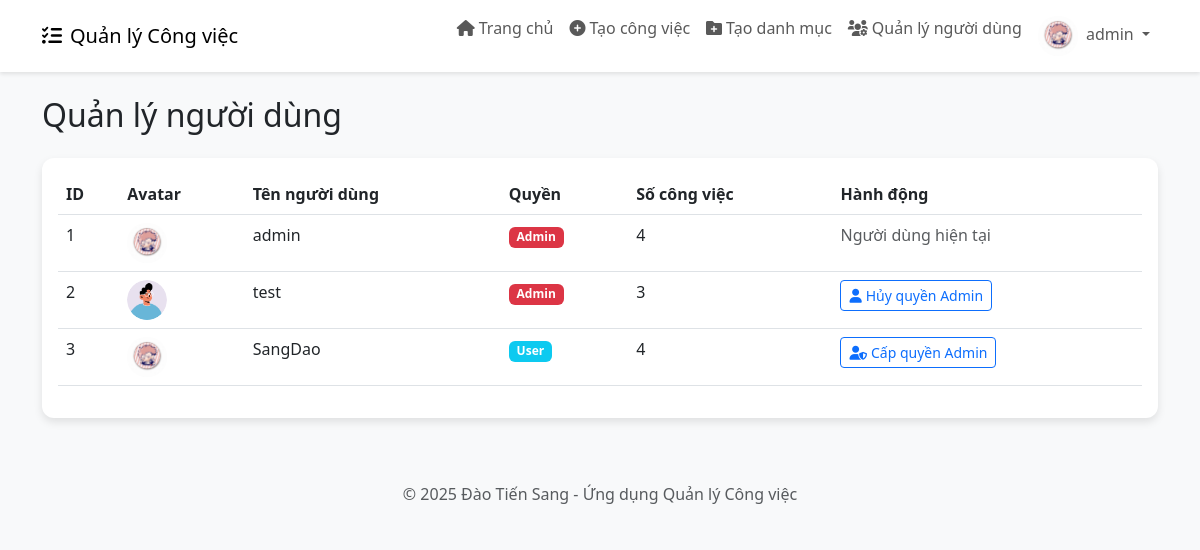
/admin/users (signed in), run on an earlier commit of the app's database.
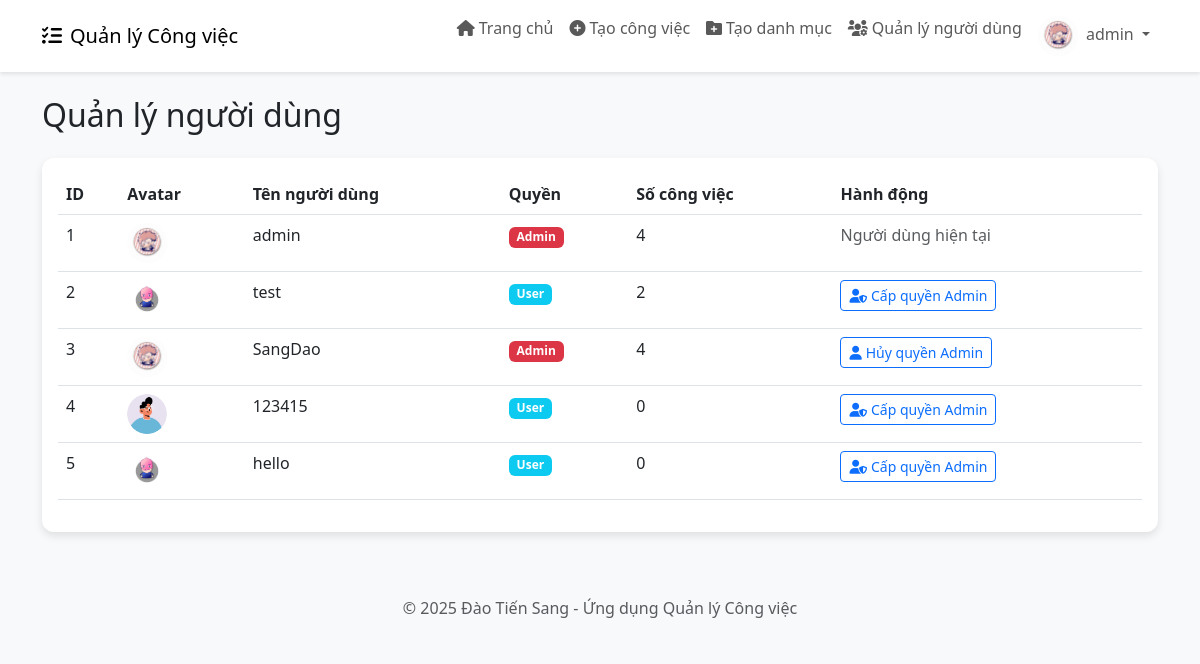
And on a later commit of the database.
### app.py (models this page shows)
class User(db.Model):
    id = db.Column(db.Integer, primary_key=True)
    username = db.Column(db.String(80), unique=True, nullable=False)
    password = db.Column(db.String(200), nullable=False)
    avatar = db.Column(db.String(200), nullable=True, default='default-avatar.png')
    is_admin = db.Column(db.Boolean, default=False)
    tasks = db.relationship('Task', backref='user', lazy=True)

### app.py (the view)
@app.route('/admin/users')
def admin_users():
    if 'user_id' not in session or not session.get('is_admin'):
        return redirect(url_for('login'))
    users = User.query.all()
    return render_template('admin_users.html', users=users)

### templates/admin_users.html
{% extends 'base.html' %}
{% block content %}
<h2 class="mb-4">Quản lý người dùng</h2>
<div class="card">
    <div class="card-body">
        <div class="table-responsive">
            <table class="table table-hover">
                <thead>
                    <tr>
                        <th>ID</th>
                        <th>Avatar</th>
                        <th>Tên người dùng</th>
                        <th>Quyền</th>
                        <th>Số công việc</th>
                        <th>Hành động</th>
                    </tr>
                </thead>
                <tbody>
                    {% for user in users %}
                    <tr>
                        <td>{{ user.id }}</td>
                        <td>
                            <img src="{{ url_for('static', filename='uploads/' + user.avatar) }}" alt="Avatar" class="avatar-circle">
                        </td>
                        <td>{{ user.username }}</td>
                        <td>
                            {% if user.is_admin %}
                            <span class="badge bg-danger">Admin</span>
                            {% else %}
                            <span class="badge bg-info">User</span>
                            {% endif %}
                        </td>
                        <td>{{ user.tasks|length }}</td>
                        <td>
                            {% if user.id != session['user_id'] %}
                            <a href="{{ url_for('toggle_admin', user_id=user.id) }}" class="btn btn-sm btn-outline-primary">
                                {% if user.is_admin %}
                                <i class="fas fa-user me-1"></i>Hủy quyền Admin
                                {% else %}
                                <i class="fas fa-user-shield me-1"></i>Cấp quyền Admin
                                {% endif %}
                            </a>
                            {% else %}
                            <span class="text-muted">Người dùng hiện tại</span>
                            {% endif %}
                        </td>
                    </tr>
                    {% endfor %}
                </tbody>
            </table>
        </div>
    </div>
</div>
{% endblock %}

### templates/base.html (shortened to what this page needs)
<!DOCTYPE html>
<html lang="vi">
<head>
    <link href="https://cdn.jsdelivr.net/npm/bootstrap@5.3.0-alpha1/dist/css/bootstrap.min.css" rel="stylesheet">
    <link rel="stylesheet" href="https://cdnjs.cloudflare.com/ajax/libs/font-awesome/6.0.0/css/all.min.css">
</head>
<body>
    {% if 'user_id' in session %}
    <nav class="navbar navbar-expand-lg navbar-light bg-white mb-4">
        <div class="container">
            <a class="navbar-brand" href="{{ url_for('dashboard') }}">
                <i class="fas fa-tasks me-2"></i>Quản lý Công việc
            </a>
            <div class="collapse navbar-collapse" id="navbarNav">
                <ul class="navbar-nav ms-auto">
                    <li class="nav-item">
                        <a class="nav-link" href="{{ url_for('dashboard') }}">
                            <i class="fas fa-home me-1"></i>Trang chủ
                        </a>
                    </li>
                    <li class="nav-item">
                        <a class="nav-link" href="{{ url_for('new_task') }}">
                            <i class="fas fa-plus-circle me-1"></i>Tạo công việc
                        </a>
                    </li>
                    {% if session.get('is_admin') %}
                    <li class="nav-item">
                        <a class="nav-link" href="{{ url_for('new_category') }}">
                            <i class="fas fa-folder-plus me-1"></i>Tạo danh mục
                        </a>
                    </li>
                    <li class="nav-item">
                        <a class="nav-link" href="{{ url_for('admin_users') }}">
                            <i class="fas fa-users-cog me-1"></i>Quản lý người dùng
                        </a>
                    </li>
                    {% endif %}
                    <li class="nav-item dropdown">
                        <a class="nav-link dropdown-toggle" href="#" id="navbarDropdown" role="button" data-bs-toggle="dropdown" aria-expanded="false">
                            <img src="{{ url_for('static', filename='uploads/' + session.get('avatar', 'default-avatar.png')) }}" alt="Avatar" class="avatar-circle me-1">
                            {{ session.get('username') }}
                        </a>
                    </li>
                </ul>
            </div>
        </div>
    </nav>
    {% endif %}
    <div class="container mt-4">
        {% block content %}{% endblock %}
    </div>
    <footer class="bg-light py-3 mt-5">
        <div class="container text-center">
            <p class="text-muted mb-0">© 2025 Đào Tiến Sang - Ứng dụng Quản lý Công việc</p>
        </div>
    </footer>
</body>
</html>

What changed in the data, as far as the page shows it:
changed User "test": avatar: picture added in place of a placeholder; tasks|length "3" → "2"; is_admin "Admin Hủy quyền Admin" → "User Cấp quyền Admin"
changed User "SangDao": is_admin "User Cấp quyền Admin" → "Admin Hủy quyền Admin"
added User: id "4", avatar (placeholder picture), username "123415", is_admin "User", tasks|length "0"
added User: id "5", avatar (picture), username "hello", is_admin "User", tasks|length "0"
